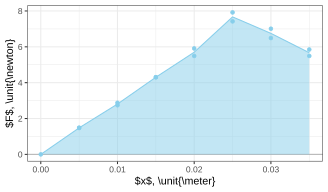

Write R code to recreate this figure.
library(ggplot2)
library(dplyr)

raw <- read.csv('force.csv',header=TRUE)
data <- tibble(raw)

fig3 <- ggplot(data,aes(x=x_m,y=F_N))+
     geom_hline(yintercept=0,color="gray70")+
     geom_point(color="skyblue")+
     stat_summary(fun=mean,geom="line",color="skyblue")+
     stat_summary(fun=mean,geom="area",fill="skyblue",alpha=0.5)+
     xlab('$x$, \\unit{\\meter}')+
     ylab('$F$, \\unit{\\newton}')+
     theme_bw(base_size=8)
ggsave('fig3.svg',plot=fig3,width=3.4167,height=2,units="in")
     
